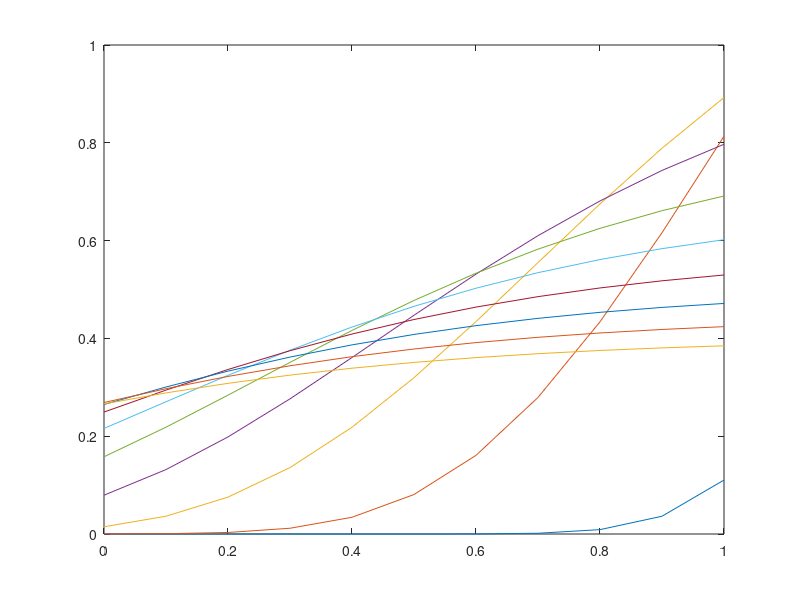

Source code (MATLAB):
% illustration of effect of prior on a simple modeling process
% modeling process:
% y=exp(-\theta*t)+\epsilon
% where,  t = time-step
%         \theta=parameter
%         \epsilon~N(0,\sigma^2)
clear all
close all
clc

%% generate the artifical dataset with Gaussian noise
t=[1]';
sig2_obs=0.4;
theta_true=0;
% yobs=exp(-theta_true*t)+ normrnd(0,1,[length(t),1]);
yobs=0.1;
%% set the prior
likeli=@(theta,sig2)prod(normpdf(yobs,exp(-theta*t),sig2));
theta=0:0.1:1;
sig2=0.1:0.1:1;
for i=1:length(theta)
    for j=1:length(sig2);
        post(i,j)=likeli(theta(i),sig2(j));
    end
end

plot(theta,post)